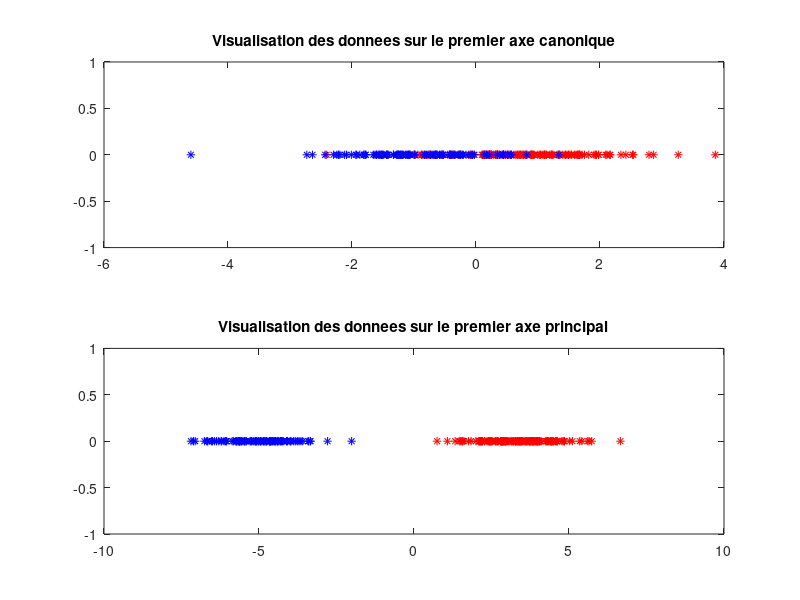
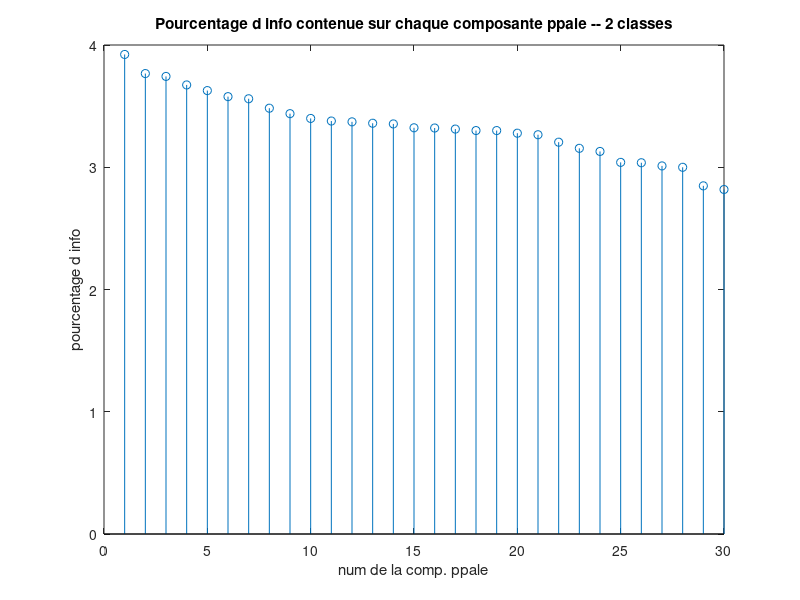
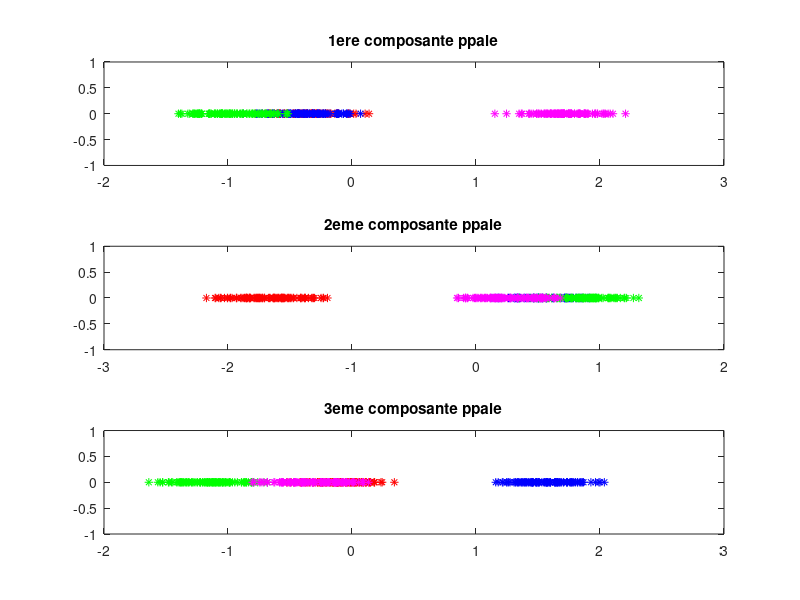
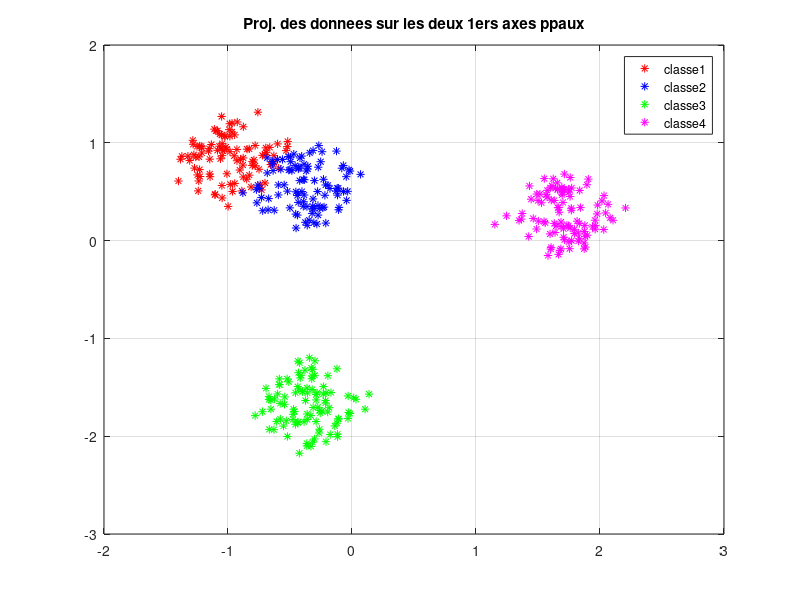

Recreate these plots in MATLAB, in order.
clear variables;close all;clc;

%% Utilisation de l'ACP pour detecter deux classes

% Creation d'un echantillon contenant deux classes que nous allons
% retrouver via l'ACP
nb_indiv1 = 100;nb_indiv2 = 150;nb_indiv = nb_indiv1+nb_indiv2; 
nb_param = 30;
% Creation de la premiere classe autour de l'element moyen -.5*(1 .... 1)
X1 = randn(nb_indiv1,nb_param);X1 = X1 - 0.5*ones(nb_indiv1,1)*ones(1,nb_param);  
% Creation de la premiere classe autour de l'element moyen + (1 .... 1)
X2 = randn(nb_indiv2,nb_param);X2 = X2 + 1*ones(nb_indiv2,1)*ones(1,nb_param); 
% Creation du tableau des donnees (concatenation des deux classes) 
X = [X1;X2]; 

%disp(' ** A COMPLETER ** CONSIGNES EN COMMENTAIRE ** ')
%%%%%%%%%%%%%%%%%%%%%%%%%%%%%%%%%%%%%%%%%%%%%%%%%%%%%%%%%%%%%%%%%%%%%%%%%%%
% CALCULER LA MATRICE DE VARIANCE/COVARIANCE DU TABLEAU DES DONNEES X, ET
% LES AXES PRINCIPAUX. REORDONNER CES AXES PAR ORDRE DECROISSANT DU
% CONTRASTE QU'ILS FOURNISSENT.
% CALCULER LA MATRICE C DE L'ECHANTILLON DANS CE NOUVEAU REPERE.
%%%%%%%%%%%%%%%%%%%%%%%%%%%%%%%%%%%%%%%%%%%%%%%%%%%%%%%%%%%%%%%%%%%%%%%%%%%
M = mean(X);
Xc = X - M;
sigma = (1/length(Xc))*(Xc')*Xc;
[vect,val]=eig(sigma);
[~,indices_tri]=sort(diag(val),'descend');
vect=vect(:,indices_tri);
C=Xc*vect;

%disp(' ** A COMPLETER ** CONSIGNES EN COMMENTAIRE ** ')
%%%%%%%%%%%%%%%%%%%%%%%%%%%%%%%%%%%%%%%%%%%%%%%%%%%%%%%%%%%%%%%%%%%%%%%%%%%
% AFFICHER LA PROJECTION DES INDIVIDUS DE XC SUR LE PREMIER AXE DU REPERE 
% CANONIQUE. LES INDIVIDUS DES DEUX CLASSES DOIVENT ETRE REPRESENTES PAR 
% DEUX COULEURS DIFFERENTES.
% AFFICHER LA PROJECTION DE CES MEMES INDIVIDUS SUR LE PREMIER AXE 
% PRINCIPAL (AVEC A NOUVEAU UNE COULEUR PAR CLASSE).
% COMMENTER.
%%%%%%%%%%%%%%%%%%%%%%%%%%%%%%%%%%%%%%%%%%%%%%%%%%%%%%%%%%%%%%%%%%%%%%%%%%%
proj_cano = Xc(:,1);
proj_ppal = C(:,1);
[idx,~] = kmeans(Xc,2);


figure(1), clf, 
subplot(2,1,1)


% Affichage des donnees sur la premiere composante canonique :
% les individus de la premiere classe sont en rouge (p. ex), ceux de la 
% seconde classe sont en bleu
plot(proj_cano(idx ==1),zeros(1,sum(idx == 1)),'r*');hold on 
plot(proj_cano(idx ==2),zeros(1,sum(idx == 2)),'b*');
title('Visualisation des donnees sur le premier axe canonique')

% Affichage des donnees sur la premiere composante principale : (m�me
% code couleur)

subplot(2,1,2)
plot(proj_ppal(idx ==1),zeros(1,sum(idx == 1)),'r*');hold on 
plot(proj_ppal(idx ==2),zeros(1,sum(idx == 2)),'b*');
title('Visualisation des donnees sur le premier axe principal');

%On constate que la projection sur le premier axe principal nous permet de
%distinguer 2 classes contrairement a la projection sur l'axe canonique

%disp(' ** A COMPLETER ** CONSIGNES EN COMMENTAIRE ** ')
%%%%%%%%%%%%%%%%%%%%%%%%%%%%%%%%%%%%%%%%%%%%%%%%%%%%%%%%%%%%%%%%%%%%%%%%%%%
% AFFICHER UNE FIGURE MONTRANT LE POURCENTAGE D'INFORMATION APPORTEE PAR
% CHAQUE COMPOSANTE PRINCIPALE. 
% EN ABSCISSE DOIT SE TROUVER LE NUMERO DE LA COMPOSANTE OBSERVEE, EN 
% ORDONNEE ON MONTRERA LE POURCENTAGE D'INFO QUE CONTIENT CETTE COMPOSANTE.
% NB : ETANT DONNEE QU'ON A REORDONNE LES AXES PRINCIPAUX DANS L'ORDRE
% DECROISSANT DE L'INFORMATION APPORTEE, LA COURBE DOIT ETRE DECROISSANTE
%%%%%%%%%%%%%%%%%%%%%%%%%%%%%%%%%%%%%%%%%%%%%%%%%%%%%%%%%%%%%%%%%%%%%%%%%%%
figure(2), clf
A = sum(diag(sigma));
B = (diag(sigma)/A)*100;
stem([1:length(vect)],sort(B,'descend'));
title('Pourcentage d info contenue sur chaque composante ppale -- 2 classes')
xlabel('num de la comp. ppale');ylabel('pourcentage d info');

%% Utilisation de l'ACP pour detecter plusieurs classes

% Dans le fichier 'jeu_de_donnees.mat' se trouvent 4 tableaux des donnees 
% d'individus vivant dans le meme espace. Chacun de ces tableaux 
% represente une classe. On concatene ces tableaux en un unique tableau X, 
% et on va chercher combien de composantes principales il faut prendre en 
% compte afin de detecter toutes les classes
load('quatre_classes.mat')
n1 = size(X1,1);n2 = size(X2,1);n3 = size(X3,1);n4 = size(X4,1);
n = n1+n2+n3+n4;
X = [X1;X2;X3;X4];
nb_param = size(X,2);

%disp(' ** A COMPLETER ** CONSIGNES EN COMMENTAIRE ** ')
%%%%%%%%%%%%%%%%%%%%%%%%%%%%%%%%%%%%%%%%%%%%%%%%%%%%%%%%%%%%%%%%%%%%%%%%%%%
% CALCULER LA MATRICE DE VARIANCE/COVARIANCE DU TABLEAU DES DONNEES X ET
% LES AXES PRINCIPAUX. REORDONNER CES AXES PAR ORDRE DECROISSANT DU
% CONTRASTE QU'ILS FOURNISSENT.
% CALCULER LA MATRICE C DE L'ECHANTILLON DANS CE NOUVEAU REPERE.
%%%%%%%%%%%%%%%%%%%%%%%%%%%%%%%%%%%%%%%%%%%%%%%%%%%%%%%%%%%%%%%%%%%%%%%%%%%
M = mean(X);
Xc = X - M;
sigma = (1/n)*(Xc')*Xc;
[vect,val]=eig(sigma);
[~,indices_tri]=sort(diag(val),'descend');
vect=vect(:,indices_tri);
C=Xc*vect;

%disp(' ** A COMPLETER ** CONSIGNES EN COMMENTAIRE ** ')
%%%%%%%%%%%%%%%%%%%%%%%%%%%%%%%%%%%%%%%%%%%%%%%%%%%%%%%%%%%%%%%%%%%%%%%%%%%
% AFFICHER LA PROJECTION DE XC SUR :
% - LE PREMIER AXE PRINCIPAL
% - LE DEUXIEME AXE PRINCIPAL
% - LE TROISIEME AXE PRINCIPAL
% EN UTILISANT UNE COULEUR PAR CLASSE.
%
% QUESTION 5 RAPPORT :
% COMBIEN DE CLASSES EST-ON CAPABLE DE DETECTER AVEC LA PREMIERE 
% COMPOSANTE, LA DEUXIEME, LA TROISIEME, PUIS LES TROIS ENSEMBLES ?
% NB : VOTRE FIGURE DOIT CORRESPONDRE A LA FIGURE 2(b) DE L'ENONCE.
%
%%%%%%%%%%%%%%%%%%%%%%%%%%%%%%%%%%%%%%%%%%%%%%%%%%%%%%%%%%%%%%%%%%%%%%%%%%%
proj_1 = C(:,1);
proj_2 = C(:,2);
proj_3 = C(:,3);
[idx,~] = kmeans(C,4);

figure(3),clf
subplot(3,1,1)
plot(proj_1(idx == 1),zeros(1,sum(idx == 1)),'r*');hold on
plot(proj_1(idx == 2),zeros(1,sum(idx == 2)),'b*');hold on
plot(proj_1(idx == 3),zeros(1,sum(idx == 3)),'g*');hold on
plot(proj_1(idx == 4),zeros(1,sum(idx == 4)),'m*');
title('1ere composante ppale')

subplot(3,1,2)
plot(proj_2(idx == 1),zeros(1,sum(idx == 1)),'r*');hold on
plot(proj_2(idx == 2),zeros(1,sum(idx == 2)),'b*');hold on
plot(proj_2(idx == 3),zeros(1,sum(idx == 3)),'g*');hold on
plot(proj_2(idx == 4),zeros(1,sum(idx == 4)),'m*');
title('2eme composante ppale')

subplot(3,1,3)
plot(proj_3(idx == 1),zeros(1,sum(idx == 1)),'r*');hold on
plot(proj_3(idx == 2),zeros(1,sum(idx == 2)),'b*');hold on
plot(proj_3(idx == 3),zeros(1,sum(idx == 3)),'g*');hold on
plot(proj_3(idx == 4),zeros(1,sum(idx == 4)),'m*');
title('3eme composante ppale')

%disp(' ** A COMPLETER ** CONSIGNES EN COMMENTAIRE ** ')
%%%%%%%%%%%%%%%%%%%%%%%%%%%%%%%%%%%%%%%%%%%%%%%%%%%%%%%%%%%%%%%%%%%%%%%%%%%
% AFFICHER LES DEUX PREMIERES COMPOSANTES PRINCIPALES DE X DANS LE PLAN, 
% PUIS AFFICHER LES TROIS PREMIERES COMPOSANTES PRINCIPALES DE X DANS 
% L'ESPACE. UTILISER UNE COULEUR PAR CLASSE. 
%
% QUESTION 5 RAPPORT :
% COMBIEN DE CLASSES PEUT-ON DETECTER DANS LE PLAN ? DANS L'ESPACE ?
% NB : VOS FIGURES DOIVENT CORRESPONDRE AUX FIGURES 2(c) ET (d) DE L'ENONCE
%
%%%%%%%%%%%%%%%%%%%%%%%%%%%%%%%%%%%%%%%%%%%%%%%%%%%%%%%%%%%%%%%%%%%%%%%%%%%

[idx1,~] = kmeans(C,4);
C1 = C(:,1);
C2 = C(:,2);
figure(4), clf, 
grid on 
plot(C1(idx1 == 1),C2(idx1 == 1),'r*');grid on;hold on 
plot(C1(idx1 == 2),C2(idx1 == 2),'b*');grid on;hold on 
plot(C1(idx1 == 3),C2(idx1 == 3),'g*');grid on;hold on 
plot(C1(idx1 == 4),C2(idx1 == 4),'m*');
legend('classe1','classe2','classe3','classe4');
title('Proj. des donnees sur les deux 1ers axes ppaux')

figure(5),clf, 
C3 = C(:,3);
grid on
plot3(C1(idx1 == 1),C2(idx1 == 1),C3(idx1 == 1),'r*');grid on;hold on 
plot3(C1(idx1 == 2),C2(idx1 == 2),C3(idx1 == 2),'b*');grid on;hold on 
plot3(C1(idx1 == 3),C2(idx1 == 3),C3(idx1 == 3),'g*');grid on;hold on 
plot3(C1(idx1 == 4),C2(idx1 == 4),C3(idx1 == 4),'m*');grid on;
title('Proj. des donnees sur 3 1ers axes ppaux')

%disp(' ** A COMPLETER ** CONSIGNES EN COMMENTAIRE ** ')
%%%%%%%%%%%%%%%%%%%%%%%%%%%%%%%%%%%%%%%%%%%%%%%%%%%%%%%%%%%%%%%%%%%%%%%%%%%
% AFFICHER UNE FIGURE MONTRANT LE POURCENTAGE D'INFORMATION APPORTEE PAR
% CHAQUE COMPOSANTE PRINCIPALE. 
% EN ABSCISSE DOIT SE TROUVER LE NUMERO DE LA COMPOSANTE OBSERVEE, EN 
% ORDONNEE ON MONTRERA LE POURCENTAGE D'INFO QUE CONTIENT CETTE COMPOSANTE.
% NB : ETANT DONNEE QU'ON A REORDONNE LES AXES PRINCIPAUX DANS L'ORDRE
% DECROISSANT DE L'INFORMATION APPORTEE, LA COURBE DOIT ETRE DECROISSANTE
%%%%%%%%%%%%%%%%%%%%%%%%%%%%%%%%%%%%%%%%%%%%%%%%%%%%%%%%%%%%%%%%%%%%%%%%%%%
figure(6),clf
A = sum(diag(sigma));
B = (diag(sigma)/A)*100;
stem([1:length(vect)],sort(B,'descend'));
title('Pourcentage d info contenue sur chaque composante ppale -- 4 classes')
xlabel('num de la comp. ppale');ylabel('pourcentage d info');

%disp(' ** A COMPLETER ** CONSIGNES EN COMMENTAIRE ** ')
%%%%%%%%%%%%%%%%%%%%%%%%%%%%%%%%%%%%%%%%%%%%%%%%%%%%%%%%%%%%%%%%%%%%%%%%%%%
% COMPARER CETTE FIGURE AVEC LA MEME FIGURE OBTENUE POUR LA CLASSIFICATION
% EN DEUX GROUPES.
%
% QUESTION 5 RAPPORT :
% COMMENTER.
%%%%%%%%%%%%%%%%%%%%%%%%%%%%%%%%%%%%%%%%%%%%%%%%%%%%%%%%%%%%%%%%%%%%%%%%%%%

